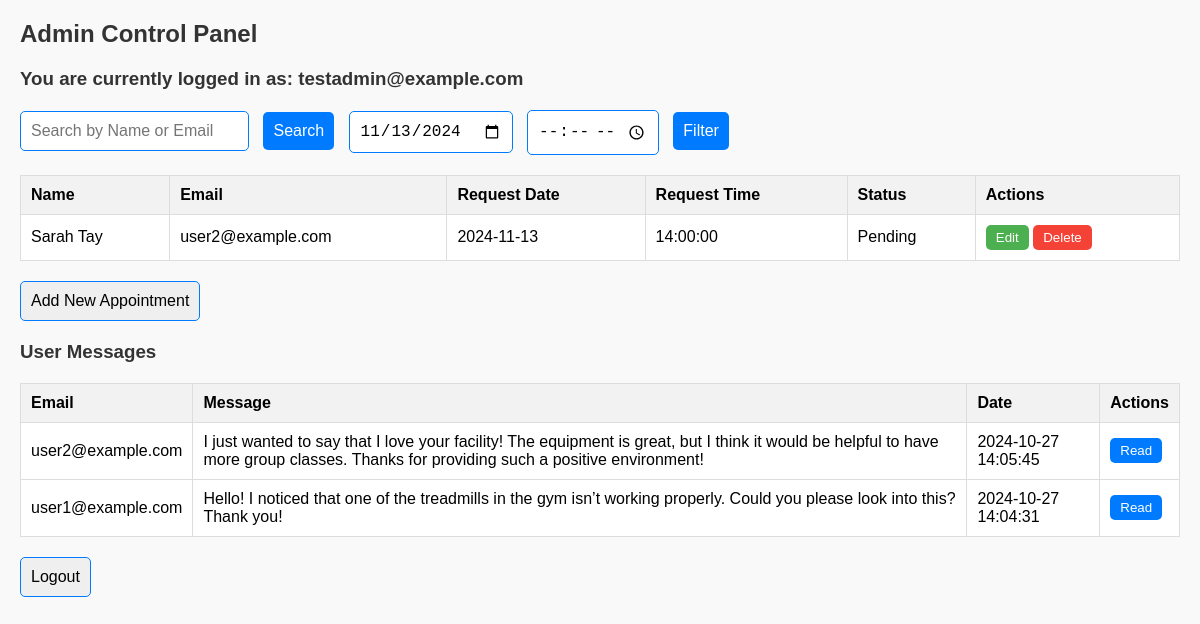
/admin.php?request_date=2024-11-13 (signed in), run on the app's committed database.
### tables this page shows
CREATE TABLE `appointment` (
  `name` varchar(225) NOT NULL,
  `email` varchar(225) NOT NULL,
  `app_date` date NOT NULL,
  `app_time` time NOT NULL,
  `status` varchar(225) NOT NULL
);

CREATE TABLE `contact_messages` (
  `id` int(11) NOT NULL,
  `name` varchar(255) NOT NULL,
  `email` varchar(255) NOT NULL,
  `message` text NOT NULL,
  `created_at` timestamp NOT NULL DEFAULT current_timestamp()
);

### admin.php (the view, shortened to what this page needs)
<?php
include 'database.php';
if (isset($_SESSION['email'])) {
    echo "<h2>Admin Control Panel</h2>";
    echo "<h3>You are currently logged in as: " . htmlspecialchars($_SESSION['email']) . "</h3>";
    echo '<form action="" method="GET" class="search-form">
            <input type="text" name="search" placeholder="Search by Name or Email" value="' . (isset($_GET['search']) ? htmlspecialchars($_GET['search']) : '') . '">
            <button type="submit">Search</button>
            <input type="date" name="request_date" value="' . (isset($_GET['request_date']) ? htmlspecialchars($_GET['request_date']) : '') . '">
            <input type="time" name="request_time" value="' . (isset($_GET['request_time']) ? htmlspecialchars($_GET['request_time']) : '') . '">
            <button type="submit">Filter</button>
          </form>';
    $filters = [];
    if (isset($_GET['request_date']) && !empty($_GET['request_date'])) {
        $request_date = mysqli_real_escape_string($conn, $_GET['request_date']);
        $filters[] = "app_date = '$request_date'";
    }
    $filterQuery = count($filters) > 0 ? " WHERE " . implode(" AND ", $filters) : '';
    $sql = "SELECT * FROM appointment" . $filterQuery;
    $result = mysqli_query($conn, $sql);
    echo "<table class='data-table'>
        <tr>
            <th>Name</th>
            <th>Email</th>
            <th>Request Date</th>
            <th>Request Time</th>
            <th>Status</th>
            <th>Actions</th>
        </tr>";
    if (mysqli_num_rows($result) > 0) {
        while ($row = mysqli_fetch_assoc($result)) {
            echo "<tr>
                    <td>" . htmlspecialchars($row['name']) . "</td>
                    <td>" . htmlspecialchars($row['email']) . "</td>
                    <td>" . htmlspecialchars($row['app_date']) . "</td>
                    <td>" . htmlspecialchars($row['app_time']) . "</td>
                    <td>" . htmlspecialchars($row['status']) . "</td>
                    <td class='action-buttons'>
                        <form action='edit.php' method='GET' style='display:inline;'>
                            <input type='hidden' name='id' value='" . htmlspecialchars($row['email']) . "'>
                            <button type='submit' class='edit-button'>Edit</button>
                        </form>
                        <form action='delete.php' method='GET' style='display:inline;' onsubmit=\"return confirm('Are you sure you want to delete this record?');\">
                            <input type='hidden' name='id' value='" . htmlspecialchars($row['email']) . "'>
                            <button type='submit' class='delete-button'>Delete</button>
                        </form>
                    </td>
                </tr>";
        }
    } else {
        echo "<tr><td colspan='6'>No records found!</td></tr>";
    }
    echo "</table>";
    echo "<form action='add.php' method='GET' class='add-form'>
            <button type='submit'>Add New Appointment</button>
          </form>";
    echo "<h3>User Messages</h3>";
    $messageQuery = "SELECT * FROM contact_messages ORDER BY created_at DESC";
    $messageResult = mysqli_query($conn, $messageQuery);
    echo "<table class='data-table'>
            <tr>
                <th>Email</th>
                <th>Message</th>
                <th>Date</th>
                <th>Actions</th>
            </tr>";
    if (mysqli_num_rows($messageResult) > 0) {
        while ($msgRow = mysqli_fetch_assoc($messageResult)) {
            echo "<tr>
                    <td>" . htmlspecialchars($msgRow['email']) . "</td>
                    <td>" . htmlspecialchars($msgRow['message']) . "</td>
                    <td>" . htmlspecialchars($msgRow['created_at']) . "</td>
                    <td class='action-buttons'>
                        <form action='delete_message.php' method='POST' onsubmit=\"return confirm('Are you sure you want to mark this message as read?');\" style='display:inline;'>
                            <input type='hidden' name='message_id' value='" . htmlspecialchars($msgRow['id']) . "'>
                            <button type='submit' class='read-button'>Read</button>
                        </form>
                    </td>
                  </tr>";
        }
    } else {
        echo "<tr><td colspan='4'>No messages found!</td></tr>";
    }
    echo "</table>";
    echo '<form action="logout.php" method="POST" class="logout-form">
            <button type="submit">Logout</button>
          </form>';
} else {
    echo "<h3>No user is logged in.</h3>";
}
?>

### admin.php (style rules this page uses)
h2, h3 { color: #333; }
.search-form, .add-form, .logout-form { margin: 20px 0; }
.search-form input, .search-form button, .add-form button, .logout-form button { padding: 10px; margin-right: 10px; border: 1px solid #007BFF; border-radius: 5px; font-size: 16px; }
.search-form button { background-color: #007BFF; color: white; border: none; }
.data-table { width: 100%; border-collapse: collapse; margin-top: 20px; background-color: #fff; }
.data-table th, .data-table td { padding: 10px; border: 1px solid #ddd; text-align: left; }
.data-table th { background-color: #f2f2f2; }
.action-buttons form { display: inline; }
.edit-button { background-color: #4CAF50; color: white; border: none; padding: 5px 10px; border-radius: 5px; }
.delete-button { background-color: #f44336; color: white; border: none; padding: 5px 10px; border-radius: 5px; }
.read-button { background-color: #007BFF; color: white; border: none; padding: 5px 10px; border-radius: 5px; }

### data on the page
appointment: name "Sarah Tay", email "user2@example.com", app_date "2024-11-13", app_time "14:00:00", status "Pending"
contact_messages: email "user2@example.com", message "I just wanted to say that I love your facility! The equipment is great, but I think it would be helpful to have more group classes. Thanks for providing such a positive environment!", created_at "2024-10-27 14:05:45"
contact_messages: email "user1@example.com", message "Hello! I noticed that one of the treadmills in the gym isn’t working properly. Could you please look into this? Thank you!", created_at "2024-10-27 14:04:31"

### other printed values
$_SESSION['email'] "testadmin@example.com"
